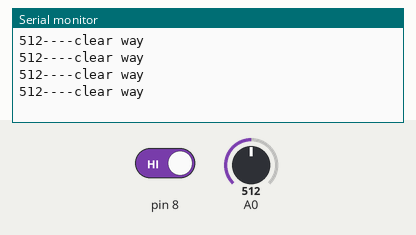
Simulated run of this sketch. Board: Arduino Uno, built with avr-gcc and run on an emulated ATmega328P. Parts: the last lines printed to the serial monitor. The test bench sets the inputs (shaded band); at power-on: pin 8 HIGH, A0 = 512.

Above: at 1.2 s.
1.3 s: pin 8 driven LOW
At 1.71 s:
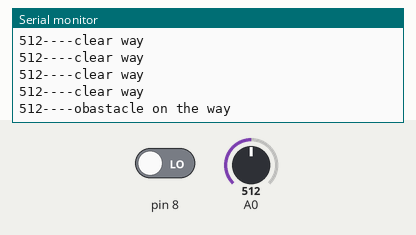
3.6 s: A0 set to 716
At 3.81 s:
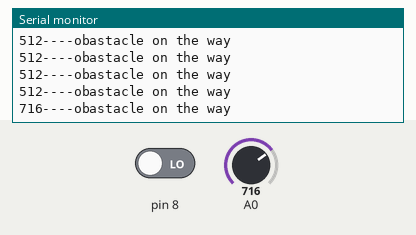
5.1 s: A0 set to 900
At 5.31 s:
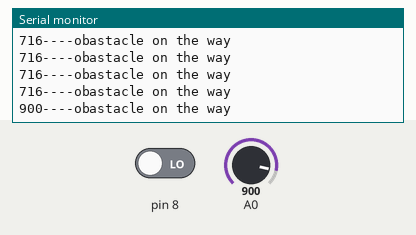
6.6 s: pin 8 driven HIGH
At 6.82 s:
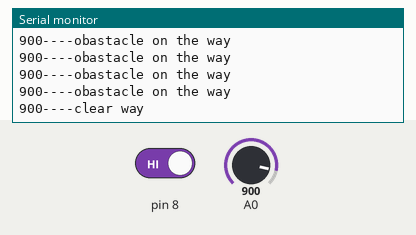
Timing chart, 0 to 9.1 s (numbered marks = the images above; inputs shaded):
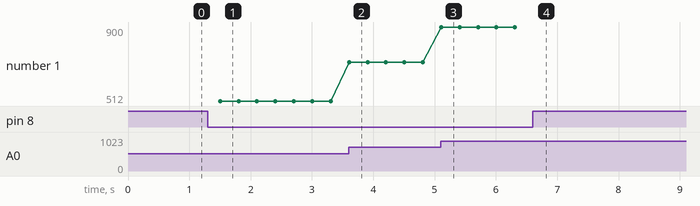

Measured:
- after the input at 1.3 s, the serial monitor: prints a new line after 0.20 s (image 1)
- after the input at 3.6 s, the serial monitor: prints a new line at once (image 2)
- after the input at 5.1 s, the serial monitor: prints a new line at once (image 3)
- after the input at 6.6 s, the serial monitor: prints a new line at once (image 4)
- plotted number 1: 512 → 716 after the input at 3.6 s, 716 → 900 after the input at 5.1 s

The sketch:

obastacle_sensor.ino
```cpp
void setup() {
Serial.begin(9600);
pinMode(8, INPUT);

}

void loop() {
int analogValue = analogRead(A0);
Serial.print(analogValue);
int detect = digitalRead(8);
if(detect == LOW){
 Serial.println("----obastacle on the way");
}
else{
 Serial.println("----clear way");
}
delay(300);
}
```
